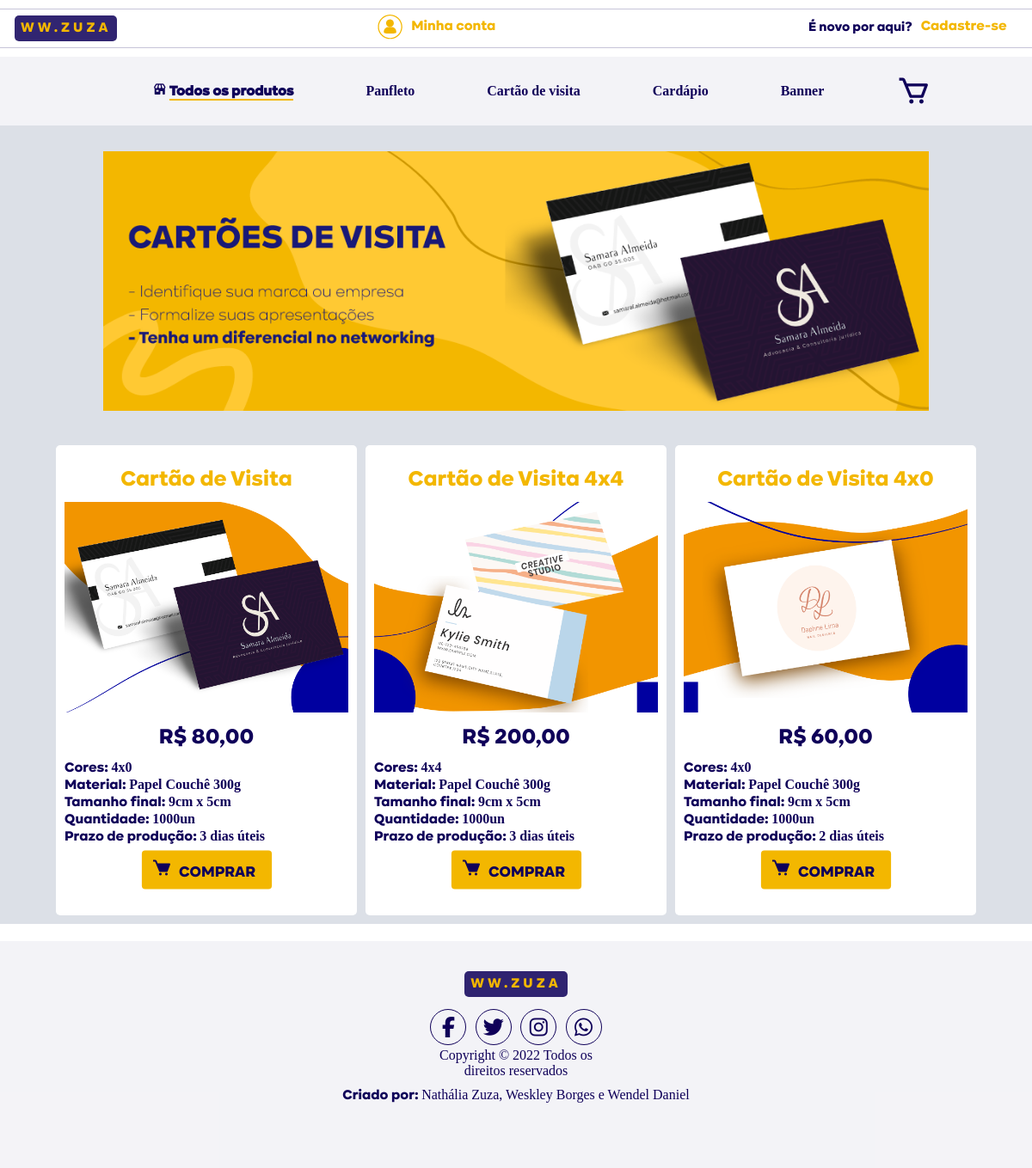
The app's page /view/produto/tipoproduto.php?categoria_id=2 with its own data.
### tables this page shows
CREATE TABLE IF NOT EXISTS `produto` (
  `id` INT(11) NOT NULL AUTO_INCREMENT,
  `nome` VARCHAR(45) NOT NULL,
  `descricao` VARCHAR(255) NOT NULL,
  `preco` DECIMAL(10,2) NOT NULL,
  `cores` VARCHAR(80) NOT NULL,
  `material` VARCHAR(45) NOT NULL,
  `tamanho` VARCHAR(15) NOT NULL,
  `prazo` VARCHAR(15) NOT NULL,
  `qtd` VARCHAR(15) NOT NULL,
  `foto` VARCHAR(60) NULL DEFAULT NULL,
  `categoria_id` INT(11) NOT NULL,
  PRIMARY KEY (`id`),
  INDEX `categoria_id` (`categoria_id` ASC),
  CONSTRAINT `produto_ibfk_1`
    FOREIGN KEY (`categoria_id`)
    REFERENCES `categoria` (`id`));

### dao/conexao/Conexao.php (called while the page is built)
<?php
abstract class Conexao{
    private static $instance;
    public static function getInstance(){
        try{
            if(!isset(self::$instance)){
                self::$instance = new PDO('mysql:host=127.0.0.1;charset=utf8;dbname=ww_zuza', 'root', '');
                self::$instance->setAttribute(PDO::ATTR_ERRMODE, PDO::ERRMODE_EXCEPTION);
            }
            return self::$instance;
        } catch (PDOException $e){
            echo $e->getMessage();
        }
    }
}
?>

### dao/ProdutoDAO.php (called while the page is built, shortened)
<?php
require_once 'conexao/Conexao.php';
class ProdutoDAO {
    private $pdo;
    public function __construct() {
        $this->pdo = Conexao::getInstance();
    }
    public function findByCategoria( $id ) {
        try {
            $sql  = "SELECT * FROM produto WHERE categoria_id = ?";
            $stmt = $this->pdo->prepare( $sql );
            $stmt->bindValue( 1, $id );
            $stmt->execute();
            $produtos = $stmt->fetchAll( PDO::FETCH_ASSOC );
            return $produtos;
        } catch ( PDOException $e ) {
            echo "Erro ao listar o produto: ", $e->getMessage();
        }
    }
}
?>

### view/produto/tipoproduto.php (the view, shortened to what this page needs)
<?php
$categoria_id = $_GET['categoria_id'];
$arrayImagem = array(
    1 => '/img/banner-panfleto-04.png',
    2 => '/img/3.png',
    3 => '/img/3-13-13.png',
    4 => '/img/.jpg',
    5 => '/img/.jpg',
);
$pathImagem = $arrayImagem[$categoria_id];
?>
<!DOCTYPE html>
<html lang="pt-br">
<head>
    <link href='https://unpkg.com/boxicons@2.1.2/css/boxicons.min.css' rel='stylesheet'>
    <link rel="stylesheet" href="/css/headerMenu.css">
</head>
<body>
    <div class="box">
        <ul class="nav-logar">
            <li>
                <a href="/index.php">
                    <span class="logo">WW.ZUZA</span>
                </a>
            </li>
        </ul>
        <div class="btn-logar">
            <a href="/view/pagsCentral/login.php">
                <img id="img-account" src="/img/my account-02.png" alt="">
                Minha conta</a>
        </div>
        <div class="btn-logar2"><a href="/view/cliente/formCadastrarCliente.php">
                <p id="cadastro">É novo por aqui? </p>Cadastre-se
            </a></div>
    </div>
    <div class="menu">
        <ul class="nav-list">
            <li>
                <a href="/index.php">
                    <i class='bx bxs-store'></i>
                    <span class="nomelink" id="home">Todos os produtos</span>
                </a>
            </li>
            <li class="produtoshover">
                <a href="/view/produto/tipoproduto.php?categoria_id=1">
                    <span class="nomelink">Panfleto</span>
                </a>
            </li>
            <li class="produtoshover">
                <a href="/view/produto/tipoproduto.php?categoria_id=2">
                    <span class="nomelink">Cartão de visita</span>
                </a>
            </li>
            <li class="produtoshover">
                <a href="/view/produto/tipoproduto.php?categoria_id=3">
                    <span class="nomelink">Cardápio</span>
                </a>
            </li>
            <li class="produtoshover">
                <a href="/view/produto/tipoproduto.php?categoria_id=4">
                    <span class="nomelink">Banner</span>
                </a>
            </li>
            <li class="carrinho">
                <a href="../../carrinho.php">
                    <i class='bx bx-cart'></i>
                </a>
            </li>
        </ul>
    </div>
    <div class="div1">
    <div class="img-banner">
    <img src=<?=$pathImagem;?>/>
    </div>
    <div class="pai">
        <?php
       require_once '../../dao/ProdutoDAO.php';
        $produtoDAO = new ProdutoDAO();
        $produtos   = $produtoDAO->findByCategoria($categoria_id);
        if (!empty($produtos)) {
            foreach ($produtos as $produto) {
                echo "<div id='produtos'>";
                echo "  <div class='produto-single'>";
                echo "      <div class='nome_produto'> {$produto["nome"]} </div>";
                echo "      <div class='img_produto'>";
                echo "          <p><img src='/img/produto/foto/{$produto["foto"]}' width='112'/></p>";
                echo "      </div>";
                echo "      <div class='preco'> R$ ", number_format(($produto["preco"]), 2, ",", "." ), "</div>
                            <div class='info'>
                                <p>Cores: <span class='descricao'>{$produto["cores"]}</span></p>
                                <p>Material: <span class='descricao'>{$produto['material']}</span></p>
                                <p>Tamanho final: <span class='descricao'>{$produto["tamanho"]}</span></p>
                                <p>Quantidade: <span class='descricao'>{$produto["qtd"]}</span></p>
                                <p>Prazo de produção: <span class='descricao'>{$produto["prazo"]}</span></p>
                                </div>";
                echo    "<div class='btn-comprar'>
                            <a href='/controller/produto/carrinhoController.php?id={$produto["id"]}&acao=add'><p><i class='bx bxs-cart'></i><span id='comprar'>COMPRAR</span></p></a>
                        </div>";
                echo "</div>";
                echo "</div>";
            }
        } else {
            echo "Não existe produtos cadastrados";
        }
        ?>
        </div>
    </div>
    <footer>
        <div class="social">
            <p><span class="logo">WW.ZUZA</span></p>
            <div class="socialcirc">
                <a href="#" class="fab fa-facebook-f"></a>
                <a href="#" class="fab fa-twitter"></a>
                <a href="#" class="fab fa-instagram"></a>
                <a href="#" class="fab fa-whatsapp"></a>
                <p>Copyright © 2022 Todos os <br> direitos reservados</p>
            </div>
        </div>
        <div class="criacao">
            <p id="criado">Criado por: <span id="autores">Nathália Zuza, Weskley Borges e Wendel Daniel</span></p>
        </div>
    </footer>
</body>
</html>

### css/tipoProduto.css (style rules this page uses)
* { margin: 0; padding: 0; }
.div1 { background-color: #dce0e7; }
#produtos { padding: 10px 5px 10px 5px; width: 350px; flex-wrap: wrap; position: relative; }
.produto-single { padding: 10px; border-radius: 5px; width:auto; background-color: #ffffff; }
.pai { align-items: center; align-self: center; justify-content: center; display: flex; flex-wrap: wrap; }
a { text-decoration: none; }
p { font-size: 16px; color: #0F0059; }
.info { padding: 10px 10px -4px 10px; width: 300px; font-family: kinetika; }
.descricao { font-family: kinetika-light; font-weight: 900; }
.nome_produto { text-align: center; padding: 15px 15px 10px 15px; font-size: 25px; color: #F3B700; font-family: kinetika; }
.preco { text-align: center; padding: 10px; font-size: 25px; color: #0F0059; font-family: kinetika; }
.img_produto { text-align: center; }
.img_produto img { width: 100%; margin: 0; padding: 0; }
.btn-comprar { text-align: center; padding: 10px 12px 10px 12px; background-color: #F3B700; width: 50%; margin: auto; border-radius: 5px; margin: auto; margin-bottom: 15px; transform: translateX(0) scale(0.8); }
.btn-comprar p { font-family: kinetika; font-size: 22px; }
p #comprar { padding: 0px 10px 20px 10px; color: #0F0059; }
.btn-comprar i { font-size: 30px; color: #0F0059; }
.img-banner { padding: 30px; display: flex; margin: auto; width: 80vw; }
.img-banner img { width: 100%; }

### css/headerMenu.css (style rules this page uses)
.box { height: 3vh; border-bottom: 1px solid #0f00593b; border-top: 1px solid #0f00593b; padding: 10px; margin-top: 10px; margin-bottom: 10px; display: flex; justify-content: space-between; }
.nav-logar { display: flex; list-style: none; left: 0; align-items: center; font-family: kinetika; }
.nav-logar li { padding: 7px; margin-top: 0px; }
.btn-logar { margin-top: -5px; display: flex; height: 30px; }
.btn-logar a { text-decoration: none; font-family: kinetika; color: #F3B700; display: flex; width: 180px; text-align: center; align-items: center; margin-left: 20px; }
.btn-logar2 { margin-top: -5px; display: flex; margin-left: 25px; height: 30px; }
.btn-logar2 a { text-decoration: none; font-family: kinetika; color: #F3B700; display: flex; width: 250px; text-align: center; align-items: center; margin-left: 20px; }
#cadastro { font-size: 15px; margin-right: 10px; }
#img-account { margin-right: 10px; }
.logo { background-color: #0f0059da; color: #F3B700; letter-spacing: 4px; border-radius: 5px; padding: 7px; font-family: kinetika; }
.menu { display: flex; justify-content: space-evenly; background-color: #0f00590c; }
.nav-list { display: flex; height: 10vh; list-style: none; left: 0; align-items: center; font-family: kinetika; }
.nav-list li { margin-left: 70px; font-weight: bolder; padding: 7px; margin-top: 0px; }
.produtoshover { font-family: kinetika-light; }
div > ul > li > a { color: #0F0059; text-decoration: none; }
#home { border-bottom: 2px solid #F3B700; }
.carrinho { color: #0F0059; width: 50px; height: 40px; align-items: center; }
.carrinho i { font-size: 40px; }
footer { background-color: #0f00590c; margin: 0; padding: 0; width: 100vw; height: 33vh; margin-top: 20px; }
.social { margin: auto; text-align: center; padding: 40px 40px 10px 40px; font-family: kinetika-light; margin-top: 15px; width: 30vw; }
.social .socialcirc { margin-top: 15px; }
footer .social a { text-align: center; height: 2.5rem; width: 2.5rem; line-height: 2.5rem; font-size: 1.5rem; color:#0F0059; border: 1px solid #0F0059; margin:.2rem; border-radius: 50%; text-decoration: none; display: inline-block; }
.criacao p { font-family: kinetika; text-align: center; }
#criado #autores { font-family: kinetika-light; }

### records on screen
produto: nome "Cartão de Visita", foto (picture), preco "80,00", cores "4x0", material "Papel Couchê 300g", tamanho "9cm x 5cm", qtd "1000un", prazo "3 dias úteis"
produto: nome "Cartão de Visita 4x4", foto (picture), preco "200,00", cores "4x4", material "Papel Couchê 300g", tamanho "9cm x 5cm", qtd "1000un", prazo "3 dias úteis"
produto: nome "Cartão de Visita 4x0", foto (picture), preco "60,00", cores "4x0", material "Papel Couchê 300g", tamanho "9cm x 5cm", qtd "1000un", prazo "2 dias úteis"
